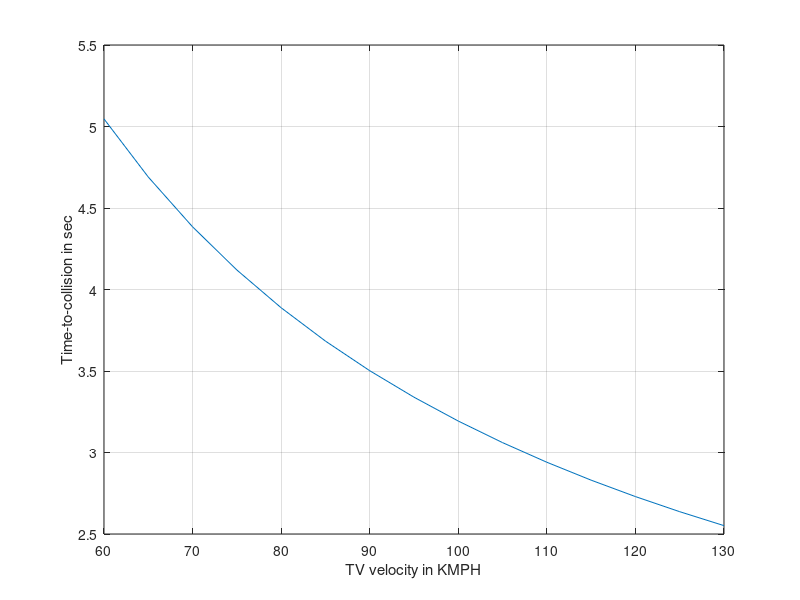
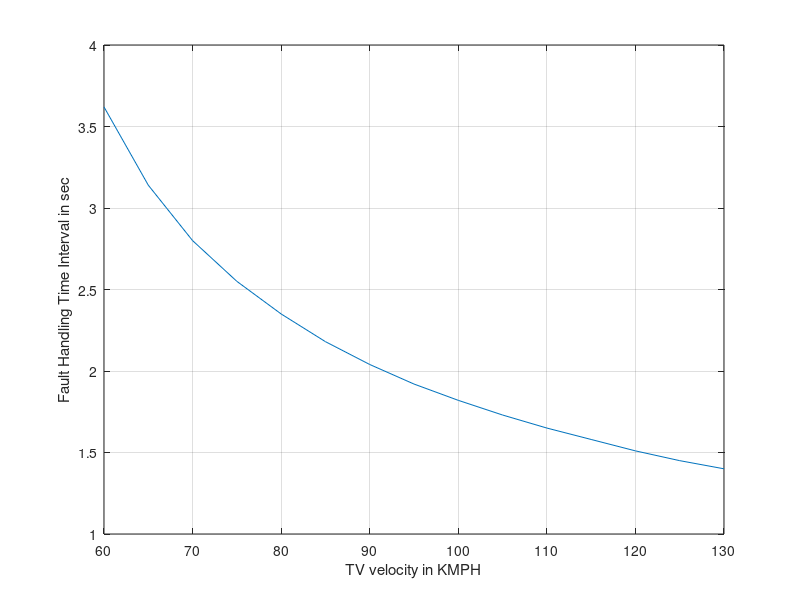

MATLAB code to generate these figures, in order: (Note: this script raises an error after producing the figures.)
%% Clean workspace and close all
clear all;
clc;
close all;

%% Constraint for parameter
Vss_kmph_EV=130;                           %Velocity of Ego vehicle in kmph
Vss_mps_EV=Vss_kmph_EV/3.6;
AVlongdecEB=-7;
G=0;
SFDCarFW=3;
Vhwy_kmph_EV=130;
tpr=2.5;
SignF = -1;
amax=-7;

d1= abs((Vss_kmph_EV^2)/(254*((AVlongdecEB/9.81)+(G/100)))); 
TTTC = [];
FFHTI = [];
VVhwy_kmph_TV=[];
%% TTC calculation
for Vhwy_kmph_TV=60:5:130
Vss_mps_TV=Vhwy_kmph_TV*0.2778;
SD=SFDCarFW*0.2778*Vhwy_kmph_TV;
d2=0.278*Vhwy_kmph_TV*tpr;
s=SD+d1-d2;
a=-(9.81*(Vhwy_kmph_TV*Vhwy_kmph_TV/(254*s)-(G/100)));

TTC =(-Vss_mps_TV+sqrt(Vss_mps_TV^2+2*s*-a))/-a;
  
%% FHTI calculation
for j = 0.01 : 0.01 : TTC
    Dist_A =Vss_mps_TV*j+ 0.5 * -a * j^2;
    VV = Vss_mps_TV+(-a)*j;
    Dist_B = VV*j+0.5 * amax * j^2;
    if sign(((Dist_A + Dist_B) - s)) ~= sign(SignF)
        break;
    else
        signF = sign(((Dist_A + Dist_B) - s));
    end
end
FHTI = j;

TTTC=[TTTC TTC];
FFHTI=[FFHTI FHTI];
VVhwy_kmph_TV=[VVhwy_kmph_TV Vhwy_kmph_TV];
end

%% plots
figure(1);
plot(VVhwy_kmph_TV,TTTC);
grid on
xlabel('TV velocity in KMPH')
ylabel('Time-to-collision in sec');
hold on

f=gcf;
saveas(f,'freewayImproper_Decel_2_TTC.jpg');

figure(2);
plot(VVhwy_kmph_TV,FFHTI);
grid on
xlabel('TV velocity in KMPH')
ylabel('Fault Handling Time Interval in sec');
hold on

f=gcf;
saveas(f,'freewayImproper_Decel_2_FHTI.jpg');

%% excel write
x_speed=VVhwy_kmph_TV';
y_TTC=TTTC';
z_FHTI=FFHTI';
data={'Vehicle_Speed','TTC','FHTI'};
xlswrite('Functional_Safety_Scenarios',data,'freewayImproper_Decel_2','A1');
xlswrite('Functional_Safety_Scenarios',x_speed,'freewayImproper_Decel_2','A2');
xlswrite('Functional_Safety_Scenarios',y_TTC,'freewayImproper_Decel_2','B2');
xlswrite('Functional_Safety_Scenarios',z_FHTI,'freewayImproper_Decel_2','C2');

folder = pwd;
excelFileName = 'Functional_Safety_Scenarios.xls';
fullFileName = fullfile(folder, excelFileName);
objExcel = actxserver('Excel.Application');
objExcel.Visible = true;
ExcelWorkbook = objExcel.Workbooks.Open(fullFileName);
oSheet = objExcel.ActiveSheet;
imageFolder = fileparts(which('freewayImproper_Decel_2_TTC.jpg'));
imageFullFileName = fullfile(imageFolder, 'freewayImproper_Decel_2_TTC.jpg');
Shapes = oSheet.Shapes;
Shapes.AddPicture(imageFullFileName, 0, 1, 400, 20, 400, 300);

imageFolder1 = fileparts(which('freewayImproper_Decel_2_FHTI.jpg'));
imageFullFileName1 = fullfile(imageFolder, 'freewayImproper_Decel_2_FHTI.jpg');
Shapes.AddPicture(imageFullFileName1, 0, 1, 850, 20, 400, 300);

objExcel.DisplayAlerts = false;
ExcelWorkbook.SaveAs(fullFileName);
ExcelWorkbook.Close(false);
objExcel.Quit; 